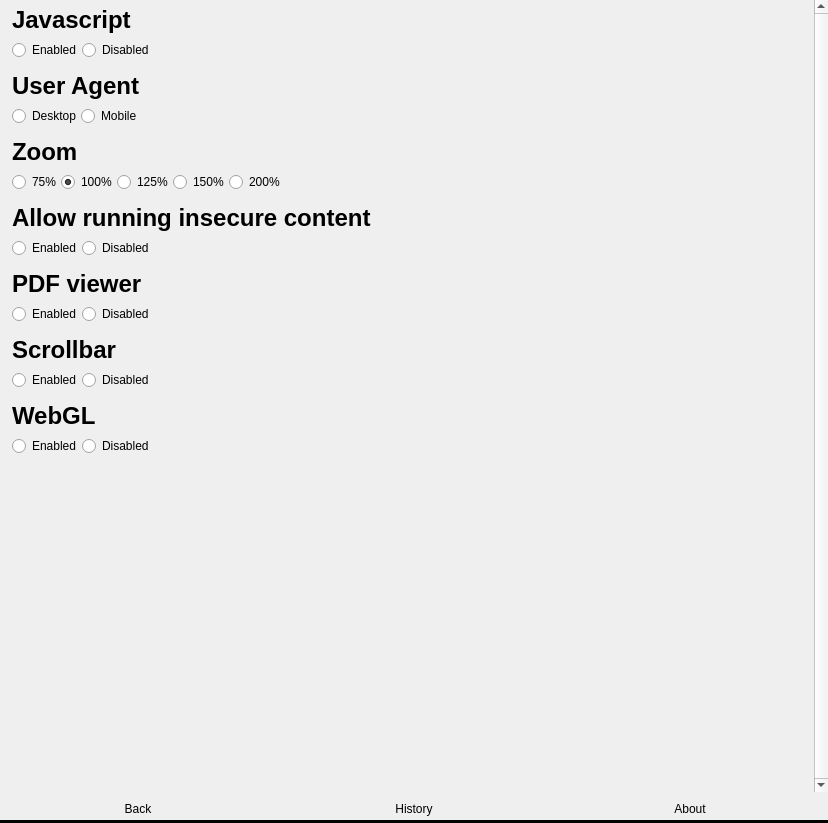
<?xml version="1.0" encoding="UTF-8"?>
<ui version="4.0">
 <class>SettingsWidget</class>
 <widget class="QWidget" name="SettingsWidget">
  <property name="geometry">
   <rect>
    <x>0</x>
    <y>0</y>
    <width>828</width>
    <height>823</height>
   </rect>
  </property>
  <property name="windowTitle">
   <string>Form</string>
  </property>
  <layout class="QVBoxLayout" name="verticalLayout_4">
   <property name="leftMargin">
    <number>0</number>
   </property>
   <property name="topMargin">
    <number>0</number>
   </property>
   <property name="rightMargin">
    <number>0</number>
   </property>
   <property name="bottomMargin">
    <number>0</number>
   </property>
   <item>
    <widget class="QScrollArea" name="scrollArea">
     <property name="frameShape">
      <enum>QFrame::NoFrame</enum>
     </property>
     <property name="frameShadow">
      <enum>QFrame::Plain</enum>
     </property>
     <property name="lineWidth">
      <number>0</number>
     </property>
     <property name="verticalScrollBarPolicy">
      <enum>Qt::ScrollBarAlwaysOn</enum>
     </property>
     <property name="widgetResizable">
      <bool>true</bool>
     </property>
     <widget class="QWidget" name="scrollAreaWidgetContents">
      <property name="geometry">
       <rect>
        <x>0</x>
        <y>0</y>
        <width>814</width>
        <height>785</height>
       </rect>
      </property>
      <layout class="QVBoxLayout" name="verticalLayout_5">
       <property name="spacing">
        <number>0</number>
       </property>
       <property name="leftMargin">
        <number>12</number>
       </property>
       <property name="topMargin">
        <number>6</number>
       </property>
       <property name="rightMargin">
        <number>0</number>
       </property>
       <property name="bottomMargin">
        <number>0</number>
       </property>
       <item>
        <widget class="QLabel" name="label_3">
         <property name="font">
          <font>
           <pointsize>18</pointsize>
           <weight>75</weight>
           <bold>true</bold>
          </font>
         </property>
         <property name="text">
          <string>Javascript</string>
         </property>
        </widget>
       </item>
       <item>
        <layout class="QHBoxLayout" name="horizontalLayout_4">
         <property name="topMargin">
          <number>6</number>
         </property>
         <property name="bottomMargin">
          <number>12</number>
         </property>
         <item>
          <widget class="QRadioButton" name="radio_js_enabled">
           <property name="text">
            <string>Enabled</string>
           </property>
           <attribute name="buttonGroup">
            <string notr="true">buttonGroup_3</string>
           </attribute>
          </widget>
         </item>
         <item>
          <widget class="QRadioButton" name="radio_js_disabled">
           <property name="text">
            <string>Disabled</string>
           </property>
           <attribute name="buttonGroup">
            <string notr="true">buttonGroup_3</string>
           </attribute>
          </widget>
         </item>
         <item>
          <spacer name="horizontalSpacer_3">
           <property name="orientation">
            <enum>Qt::Horizontal</enum>
           </property>
           <property name="sizeHint" stdset="0">
            <size>
             <width>40</width>
             <height>20</height>
            </size>
           </property>
          </spacer>
         </item>
        </layout>
       </item>
       <item>
        <widget class="QLabel" name="label">
         <property name="font">
          <font>
           <pointsize>18</pointsize>
           <weight>75</weight>
           <bold>true</bold>
          </font>
         </property>
         <property name="text">
          <string>User Agent</string>
         </property>
        </widget>
       </item>
       <item>
        <layout class="QHBoxLayout" name="horizontalLayout_3">
         <property name="topMargin">
          <number>6</number>
         </property>
         <property name="bottomMargin">
          <number>12</number>
         </property>
         <item>
          <widget class="QRadioButton" name="radio_ua_desktop">
           <property name="text">
            <string>Desktop</string>
           </property>
           <property name="checked">
            <bool>false</bool>
           </property>
           <attribute name="buttonGroup">
            <string notr="true">buttonGroup</string>
           </attribute>
          </widget>
         </item>
         <item>
          <widget class="QRadioButton" name="radio_ua_mobile">
           <property name="text">
            <string>Mobile</string>
           </property>
           <attribute name="buttonGroup">
            <string notr="true">buttonGroup</string>
           </attribute>
          </widget>
         </item>
         <item>
          <spacer name="horizontalSpacer_2">
           <property name="orientation">
            <enum>Qt::Horizontal</enum>
           </property>
           <property name="sizeHint" stdset="0">
            <size>
             <width>40</width>
             <height>20</height>
            </size>
           </property>
          </spacer>
         </item>
        </layout>
       </item>
       <item>
        <widget class="QLabel" name="label_2">
         <property name="font">
          <font>
           <pointsize>18</pointsize>
           <weight>75</weight>
           <bold>true</bold>
          </font>
         </property>
         <property name="text">
          <string>Zoom</string>
         </property>
        </widget>
       </item>
       <item>
        <layout class="QHBoxLayout" name="horizontalLayout_2">
         <property name="topMargin">
          <number>6</number>
         </property>
         <property name="bottomMargin">
          <number>12</number>
         </property>
         <item>
          <widget class="QRadioButton" name="radio_zoom_75">
           <property name="text">
            <string>75%</string>
           </property>
           <attribute name="buttonGroup">
            <string notr="true">buttonGroup_2</string>
           </attribute>
          </widget>
         </item>
         <item>
          <widget class="QRadioButton" name="radio_zoom_100">
           <property name="text">
            <string>100%</string>
           </property>
           <property name="checked">
            <bool>true</bool>
           </property>
           <attribute name="buttonGroup">
            <string notr="true">buttonGroup_2</string>
           </attribute>
          </widget>
         </item>
         <item>
          <widget class="QRadioButton" name="radio_zoom_125">
           <property name="text">
            <string>125%</string>
           </property>
           <attribute name="buttonGroup">
            <string notr="true">buttonGroup_2</string>
           </attribute>
          </widget>
         </item>
         <item>
          <widget class="QRadioButton" name="radio_zoom_150">
           <property name="text">
            <string>150%</string>
           </property>
           <attribute name="buttonGroup">
            <string notr="true">buttonGroup_2</string>
           </attribute>
          </widget>
         </item>
         <item>
          <widget class="QRadioButton" name="radio_zoom_200">
           <property name="text">
            <string>200%</string>
           </property>
           <attribute name="buttonGroup">
            <string notr="true">buttonGroup_2</string>
           </attribute>
          </widget>
         </item>
         <item>
          <spacer name="horizontalSpacer">
           <property name="orientation">
            <enum>Qt::Horizontal</enum>
           </property>
           <property name="sizeHint" stdset="0">
            <size>
             <width>40</width>
             <height>20</height>
            </size>
           </property>
          </spacer>
         </item>
        </layout>
       </item>
       <item>
        <widget class="QLabel" name="label_4">
         <property name="font">
          <font>
           <pointsize>18</pointsize>
           <weight>75</weight>
           <bold>true</bold>
          </font>
         </property>
         <property name="text">
          <string>Allow running insecure content</string>
         </property>
        </widget>
       </item>
       <item>
        <layout class="QHBoxLayout" name="hor5">
         <property name="topMargin">
          <number>6</number>
         </property>
         <property name="bottomMargin">
          <number>12</number>
         </property>
         <item>
          <widget class="QRadioButton" name="radio_insecurecontent_enabled">
           <property name="text">
            <string>Enabled</string>
           </property>
           <attribute name="buttonGroup">
            <string notr="true">buttonGroup_4</string>
           </attribute>
          </widget>
         </item>
         <item>
          <widget class="QRadioButton" name="radio_insecurecontent_disabled">
           <property name="text">
            <string>Disabled</string>
           </property>
           <attribute name="buttonGroup">
            <string notr="true">buttonGroup_4</string>
           </attribute>
          </widget>
         </item>
         <item>
          <spacer name="horizontalSpacer_4">
           <property name="orientation">
            <enum>Qt::Horizontal</enum>
           </property>
           <property name="sizeHint" stdset="0">
            <size>
             <width>40</width>
             <height>20</height>
            </size>
           </property>
          </spacer>
         </item>
        </layout>
       </item>
       <item>
        <widget class="QLabel" name="label_5">
         <property name="font">
          <font>
           <pointsize>18</pointsize>
           <weight>75</weight>
           <bold>true</bold>
          </font>
         </property>
         <property name="text">
          <string>PDF viewer</string>
         </property>
        </widget>
       </item>
       <item>
        <layout class="QHBoxLayout" name="hor6">
         <property name="topMargin">
          <number>6</number>
         </property>
         <property name="bottomMargin">
          <number>12</number>
         </property>
         <item>
          <widget class="QRadioButton" name="radio_pdfviewer_enabled">
           <property name="text">
            <string>Enabled</string>
           </property>
           <attribute name="buttonGroup">
            <string notr="true">buttonGroup_5</string>
           </attribute>
          </widget>
         </item>
         <item>
          <widget class="QRadioButton" name="radio_pdfviewer_disabled">
           <property name="text">
            <string>Disabled</string>
           </property>
           <attribute name="buttonGroup">
            <string notr="true">buttonGroup_5</string>
           </attribute>
          </widget>
         </item>
         <item>
          <spacer name="horizontalSpacer_5">
           <property name="orientation">
            <enum>Qt::Horizontal</enum>
           </property>
           <property name="sizeHint" stdset="0">
            <size>
             <width>40</width>
             <height>20</height>
            </size>
           </property>
          </spacer>
         </item>
        </layout>
       </item>
       <item>
        <widget class="QLabel" name="label_6">
         <property name="font">
          <font>
           <pointsize>18</pointsize>
           <weight>75</weight>
           <bold>true</bold>
          </font>
         </property>
         <property name="text">
          <string>Scrollbar</string>
         </property>
        </widget>
       </item>
       <item>
        <layout class="QHBoxLayout" name="hor7">
         <property name="topMargin">
          <number>6</number>
         </property>
         <property name="bottomMargin">
          <number>12</number>
         </property>
         <item>
          <widget class="QRadioButton" name="radio_scrollbar_enabled">
           <property name="text">
            <string>Enabled</string>
           </property>
           <attribute name="buttonGroup">
            <string notr="true">buttonGroup_6</string>
           </attribute>
          </widget>
         </item>
         <item>
          <widget class="QRadioButton" name="radio_scrollbar_disabled">
           <property name="text">
            <string>Disabled</string>
           </property>
           <attribute name="buttonGroup">
            <string notr="true">buttonGroup_6</string>
           </attribute>
          </widget>
         </item>
         <item>
          <spacer name="horizontalSpacer_6">
           <property name="orientation">
            <enum>Qt::Horizontal</enum>
           </property>
           <property name="sizeHint" stdset="0">
            <size>
             <width>40</width>
             <height>20</height>
            </size>
           </property>
          </spacer>
         </item>
        </layout>
       </item>
       <item>
        <widget class="QLabel" name="label_7">
         <property name="font">
          <font>
           <pointsize>18</pointsize>
           <weight>75</weight>
           <bold>true</bold>
          </font>
         </property>
         <property name="text">
          <string>WebGL</string>
         </property>
        </widget>
       </item>
       <item>
        <layout class="QHBoxLayout" name="horizontalLayout_5">
         <property name="topMargin">
          <number>6</number>
         </property>
         <property name="bottomMargin">
          <number>12</number>
         </property>
         <item>
          <widget class="QRadioButton" name="radio_webgl_enabled">
           <property name="text">
            <string>Enabled</string>
           </property>
           <attribute name="buttonGroup">
            <string notr="true">buttonGroup_7</string>
           </attribute>
          </widget>
         </item>
         <item>
          <widget class="QRadioButton" name="radio_webgl_disabled">
           <property name="text">
            <string>Disabled</string>
           </property>
           <attribute name="buttonGroup">
            <string notr="true">buttonGroup_7</string>
           </attribute>
          </widget>
         </item>
         <item>
          <spacer name="horizontalSpacer_7">
           <property name="orientation">
            <enum>Qt::Horizontal</enum>
           </property>
           <property name="sizeHint" stdset="0">
            <size>
             <width>40</width>
             <height>20</height>
            </size>
           </property>
          </spacer>
         </item>
        </layout>
       </item>
       <item>
        <spacer name="verticalSpacer">
         <property name="orientation">
          <enum>Qt::Vertical</enum>
         </property>
         <property name="sizeHint" stdset="0">
          <size>
           <width>20</width>
           <height>40</height>
          </size>
         </property>
        </spacer>
       </item>
      </layout>
     </widget>
    </widget>
   </item>
   <item>
    <layout class="QHBoxLayout" name="horizontalLayout">
     <property name="spacing">
      <number>0</number>
     </property>
     <item>
      <layout class="QVBoxLayout" name="verticalLayout">
       <property name="spacing">
        <number>0</number>
       </property>
       <item>
        <widget class="QPushButton" name="btnBack">
         <property name="maximumSize">
          <size>
           <width>16777215</width>
           <height>48</height>
          </size>
         </property>
         <property name="text">
          <string>Back</string>
         </property>
         <property name="flat">
          <bool>true</bool>
         </property>
        </widget>
       </item>
       <item>
        <widget class="Line" name="lineSettings">
         <property name="sizePolicy">
          <sizepolicy hsizetype="Minimum" vsizetype="Maximum">
           <horstretch>0</horstretch>
           <verstretch>0</verstretch>
          </sizepolicy>
         </property>
         <property name="maximumSize">
          <size>
           <width>16777215</width>
           <height>32</height>
          </size>
         </property>
         <property name="baseSize">
          <size>
           <width>0</width>
           <height>32</height>
          </size>
         </property>
         <property name="frameShadow">
          <enum>QFrame::Plain</enum>
         </property>
         <property name="lineWidth">
          <number>32</number>
         </property>
         <property name="orientation">
          <enum>Qt::Horizontal</enum>
         </property>
        </widget>
       </item>
      </layout>
     </item>
     <item>
      <layout class="QVBoxLayout" name="verticalLayout_2">
       <property name="spacing">
        <number>0</number>
       </property>
       <item>
        <widget class="QPushButton" name="btnHistory">
         <property name="maximumSize">
          <size>
           <width>16777215</width>
           <height>48</height>
          </size>
         </property>
         <property name="text">
          <string>History</string>
         </property>
         <property name="flat">
          <bool>true</bool>
         </property>
        </widget>
       </item>
       <item>
        <widget class="Line" name="lineNav">
         <property name="sizePolicy">
          <sizepolicy hsizetype="Minimum" vsizetype="Maximum">
           <horstretch>0</horstretch>
           <verstretch>0</verstretch>
          </sizepolicy>
         </property>
         <property name="maximumSize">
          <size>
           <width>16777215</width>
           <height>32</height>
          </size>
         </property>
         <property name="baseSize">
          <size>
           <width>0</width>
           <height>32</height>
          </size>
         </property>
         <property name="frameShadow">
          <enum>QFrame::Plain</enum>
         </property>
         <property name="lineWidth">
          <number>32</number>
         </property>
         <property name="orientation">
          <enum>Qt::Horizontal</enum>
         </property>
        </widget>
       </item>
      </layout>
     </item>
     <item>
      <layout class="QVBoxLayout" name="verticalLayout_3">
       <property name="spacing">
        <number>0</number>
       </property>
       <item>
        <widget class="QPushButton" name="btnAbout">
         <property name="maximumSize">
          <size>
           <width>16777215</width>
           <height>48</height>
          </size>
         </property>
         <property name="text">
          <string>About</string>
         </property>
         <property name="flat">
          <bool>true</bool>
         </property>
        </widget>
       </item>
       <item>
        <widget class="Line" name="lineFullscreen">
         <property name="sizePolicy">
          <sizepolicy hsizetype="Minimum" vsizetype="Maximum">
           <horstretch>0</horstretch>
           <verstretch>0</verstretch>
          </sizepolicy>
         </property>
         <property name="maximumSize">
          <size>
           <width>16777215</width>
           <height>32</height>
          </size>
         </property>
         <property name="baseSize">
          <size>
           <width>0</width>
           <height>32</height>
          </size>
         </property>
         <property name="frameShadow">
          <enum>QFrame::Plain</enum>
         </property>
         <property name="lineWidth">
          <number>32</number>
         </property>
         <property name="orientation">
          <enum>Qt::Horizontal</enum>
         </property>
        </widget>
       </item>
      </layout>
     </item>
    </layout>
   </item>
  </layout>
 </widget>
 <resources/>
 <connections/>
 <slots>
  <slot>linkClicked()</slot>
 </slots>
 <buttongroups>
  <buttongroup name="buttonGroup_3"/>
  <buttongroup name="buttonGroup_7"/>
  <buttongroup name="buttonGroup_5"/>
  <buttongroup name="buttonGroup_2"/>
  <buttongroup name="buttonGroup_4"/>
  <buttongroup name="buttonGroup"/>
  <buttongroup name="buttonGroup_6"/>
 </buttongroups>
</ui>
